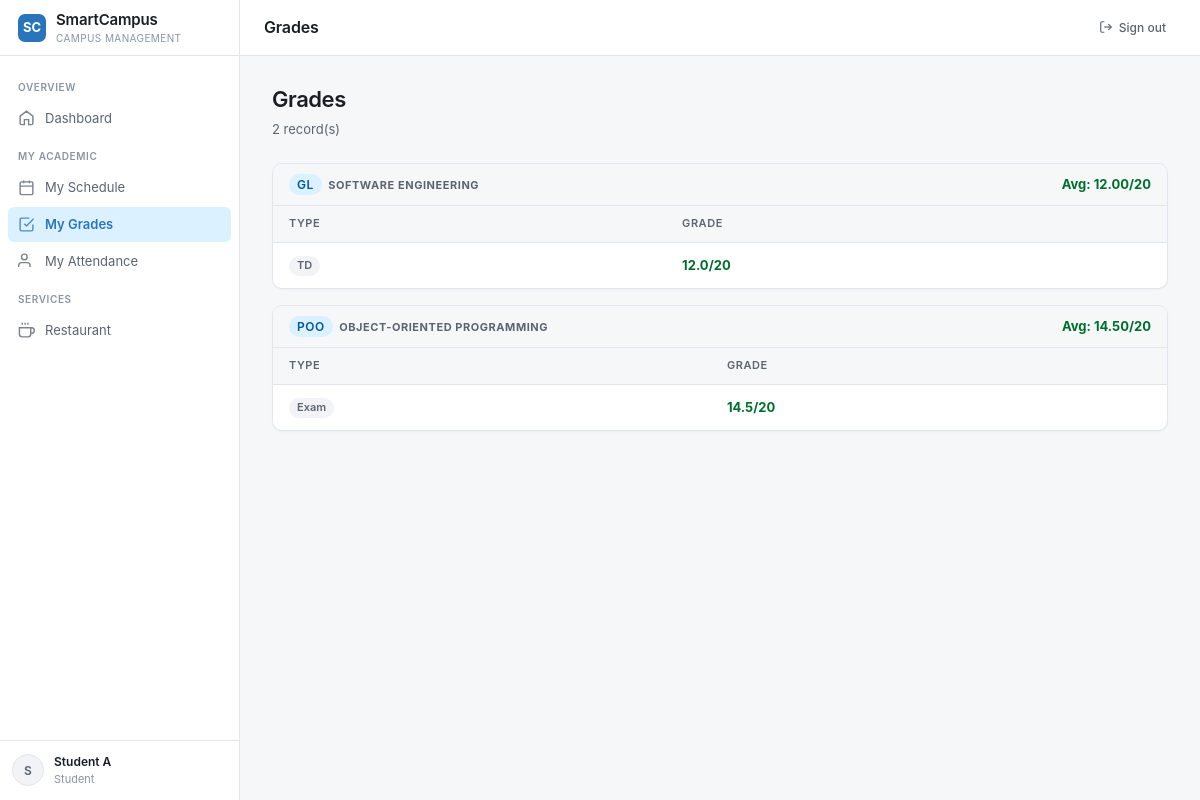
/grades (signed in), run on the app's committed database.
### tables this page shows
CREATE TABLE modules (
            id          INTEGER PRIMARY KEY AUTOINCREMENT,
            code        TEXT    NOT NULL UNIQUE,
            title       TEXT    NOT NULL,
            credits     INTEGER NOT NULL DEFAULT 3,
            semester    INTEGER NOT NULL DEFAULT 1,
            teacher_id  INTEGER REFERENCES teachers(id)
        );

CREATE TABLE grades (
            id          INTEGER PRIMARY KEY AUTOINCREMENT,
            student_id  INTEGER NOT NULL REFERENCES students(id),
            module_id   INTEGER NOT NULL REFERENCES modules(id),
            value       REAL    NOT NULL,
            type        TEXT    NOT NULL DEFAULT 'Exam'
        );

### app.py (the view, shortened to what this page needs)
@app.route("/grades")
@login_required(roles=["admin", "teacher", "student"])
def grades():
    db   = get_db()
    role = session["role"]
    filter_student = request.args.get("student_id", "")
    filter_module  = request.args.get("module_id",  "")
    if role == "student":
        student = row_to_dict(db.execute(
            "SELECT * FROM students WHERE user_id=?", (session["user_id"],)
        ).fetchone())
        if student:
            rows = rows_to_list(db.execute(
                """SELECT g.*, m.title, m.code AS module_code,
                          s.first_name||' '||s.last_name AS student_name
                   FROM grades g
                   JOIN modules  m ON m.id=g.module_id
                   JOIN students s ON s.id=g.student_id
                   WHERE g.student_id=?
                   ORDER BY m.code""", (student["id"],)
            ).fetchall())
        else:
            rows = []
    students_list = rows_to_list(db.execute("SELECT * FROM students ORDER BY last_name").fetchall())
    modules_list  = rows_to_list(db.execute("SELECT * FROM modules ORDER BY code").fetchall())
    db.close()
    return render_template("grades.html", grades=rows,
                           students=students_list, modules=modules_list,
                           filter_student=filter_student, filter_module=filter_module)

### app.py (called while the page is built)
def login_required(roles=None):
    def decorator(f):
        @functools.wraps(f)
        def wrapped(*args, **kwargs):
            if "user_id" not in session:
                flash("Please sign in first.", "warning")
                return redirect(url_for("login"))
            if roles and session.get("role") not in roles:
                flash("Access denied.", "danger")
                return redirect(url_for("dashboard"))
            return f(*args, **kwargs)
        return wrapped
    return decorator

def row_to_dict(row):
    return dict(row) if row else None

def rows_to_list(rows):
    return [dict(r) for r in rows]

### database.py (called while the page is built)
def get_db():
    conn = sqlite3.connect(DB_PATH)
    conn.row_factory = sqlite3.Row
    conn.execute("PRAGMA foreign_keys = ON")
    return conn

### templates/grades.html (shortened to what this page needs)
{% extends "base.html" %}
{% block page_title %}Grades{% endblock %}
{% block content %}
<div class="page-header">
  <div><h1>Grades</h1><p>{{ grades|length }} record(s)</p></div>
</div>
{% if grades %}
  {% if filter_module and not filter_student %}
    {% set seen_students = [] %}
    {% for g in grades %}{% if g.student_name not in seen_students %}{% set _ = seen_students.append(g.student_name) %}{% endif %}{% endfor %}
    {% for sname in seen_students %}
      {% set sg = grades | selectattr('student_name','equalto',sname) | list %}
      {% set avg = (sg | sum(attribute='value')) / sg|length %}
      <div class="table-wrap mb-4">
        <div class="group-header">
          {{ sname }}
          <span class="group-avg" style="color:{% if avg>=12 %}oklch(0.45 0.15 155){% elif avg>=10 %}oklch(0.45 0.13 250){% else %}oklch(0.55 0.18 25){% endif %};">
            Avg: {{ "%.2f"|format(avg) }}/20
          </span>
        </div>
        <table>
          <thead><tr><th>Type</th><th>Grade</th>{% if session.role in ('admin','teacher') %}<th>Actions</th>{% endif %}</tr></thead>
          <tbody>
            {% for g in sg %}
            <tr>
              <td><span class="badge badge-muted">{{ g.type }}</span></td>
              <td><strong style="color:{% if g.value>=10 %}oklch(0.45 0.15 155){% else %}oklch(0.55 0.18 25){% endif %};">{{ g.value }}/20</strong></td>
              {% if session.role in ('admin','teacher') %}
              <td>
                <form method="POST" action="{{ url_for('grade_delete', gid=g.id) }}" onsubmit="return confirm('Delete this grade?')">
                  <button class="btn btn-sm btn-danger">Delete</button>
                </form>
              </td>
              {% endif %}
            </tr>
            {% endfor %}
          </tbody>
        </table>
      </div>
    {% endfor %}
  {% elif filter_student or session.role == 'student' %}
    {% set seen_modules = [] %}
    {% for g in grades %}{% if g.module_code not in seen_modules %}{% set _ = seen_modules.append(g.module_code) %}{% endif %}{% endfor %}
    {% for mcode in seen_modules %}
      {% set mg = grades | selectattr('module_code','equalto',mcode) | list %}
      {% set avg = (mg | sum(attribute='value')) / mg|length %}
      <div class="table-wrap mb-4">
        <div class="group-header">
          <span><span class="badge badge-info" style="font-size:12px;text-transform:none;">{{ mcode }}</span>&nbsp; {{ mg[0].title }}</span>
          <span class="group-avg" style="color:{% if avg>=12 %}oklch(0.45 0.15 155){% elif avg>=10 %}oklch(0.45 0.13 250){% else %}oklch(0.55 0.18 25){% endif %};">
            Avg: {{ "%.2f"|format(avg) }}/20
          </span>
        </div>
        <table>
          <thead><tr><th>Type</th><th>Grade</th>{% if session.role in ('admin','teacher') %}<th>Actions</th>{% endif %}</tr></thead>
          <tbody>
            {% for g in mg %}
            <tr>
              <td><span class="badge badge-muted">{{ g.type }}</span></td>
              <td><strong style="color:{% if g.value>=10 %}oklch(0.45 0.15 155){% else %}oklch(0.55 0.18 25){% endif %};">{{ g.value }}/20</strong></td>
            </tr>
            {% endfor %}
          </tbody>
        </table>
      </div>
    {% endfor %}
  {% endif %}
{% endif %}
{% endblock %}

### templates/base.html (style rules this page uses)
*, *::before, *::after { box-sizing: border-box; }
html, body { height: 100%; margin: 0; }
body { font-family: 'Inter', -apple-system, BlinkMacSystemFont, 'Segoe UI', system-ui, sans-serif; background: #f6f7f9; color: #1a1d23; font-size: 14px; line-height: 1.45; -webkit-font-smoothing: antialiased; }
.page-header { display: flex; align-items: flex-end; justify-content: space-between; margin-bottom: 24px; gap: 16px; flex-wrap: wrap; }
.page-header h1 { margin: 0; font-size: 22px; font-weight: 600; letter-spacing: -0.02em; }
.page-header p { margin: 4px 0 0; color: #5b6470; font-size: 13px; }
.table-wrap { background: #fff; border: 1px solid #e2e6ec; border-radius: 10px; overflow: hidden; box-shadow: 0 1px 2px rgba(15,20,30,.04); }
table { width: 100%; border-collapse: collapse; }
th { background: #f6f7f9; font-size: 11px; font-weight: 600; text-transform: uppercase; letter-spacing: 0.05em; color: #5b6470; padding: 10px 16px; text-align: left; border-bottom: 1px solid #e2e6ec; }
td { padding: 12px 16px; font-size: 13px; border-bottom: 1px solid #f1f3f6; vertical-align: middle; }
tr:last-child td { border-bottom: none; }
.badge { display: inline-flex; align-items: center; padding: 2px 8px; border-radius: 20px; font-size: 11px; font-weight: 600; }
.badge-muted { background: #f1f3f6; color: #5b6470; }
.badge-info { background: oklch(0.95 0.04 250); color: oklch(0.45 0.13 250); }
.mb-4 { margin-bottom: 16px; }

### templates/grades.html (style rules this page uses)
.group-header { padding:10px 16px; background:#f6f7f9; border-bottom:1px solid #e2e6ec; font-size:11px; font-weight:700; text-transform:uppercase; letter-spacing:0.05em; color:#5b6470; display:flex; justify-content:space-between; align-items:center; }
.group-avg { font-size:13px; font-weight:700; text-transform:none; letter-spacing:0; }
.mb-4 { margin-bottom:16px; }

### data on the page
modules: code "GL", title "SOFTWARE ENGINEERING", avg "12.00"
grades: type "TD", value "12.0"
modules: code "POO", title "OBJECT-ORIENTED PROGRAMMING", avg "14.50"
grades: type "Exam", value "14.5"

### other printed values
{{ session.name[0].upper() }} "S"
{{ session.name }} "Student A"
{{ session.role | capitalize }} "Student"
{{ grades|length }} "2"
